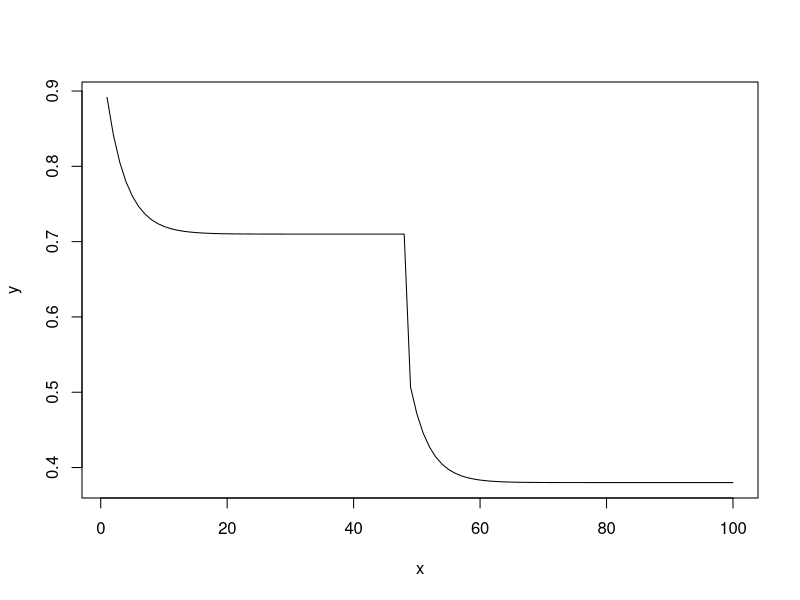
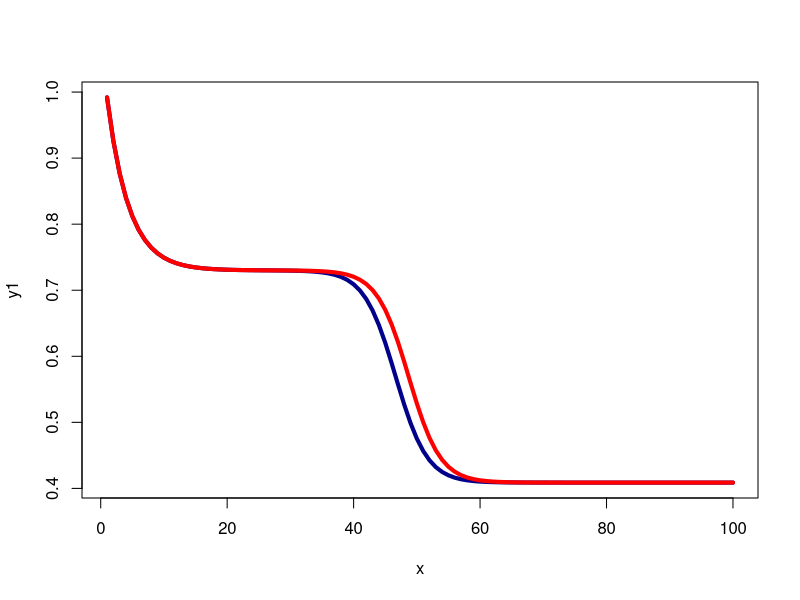
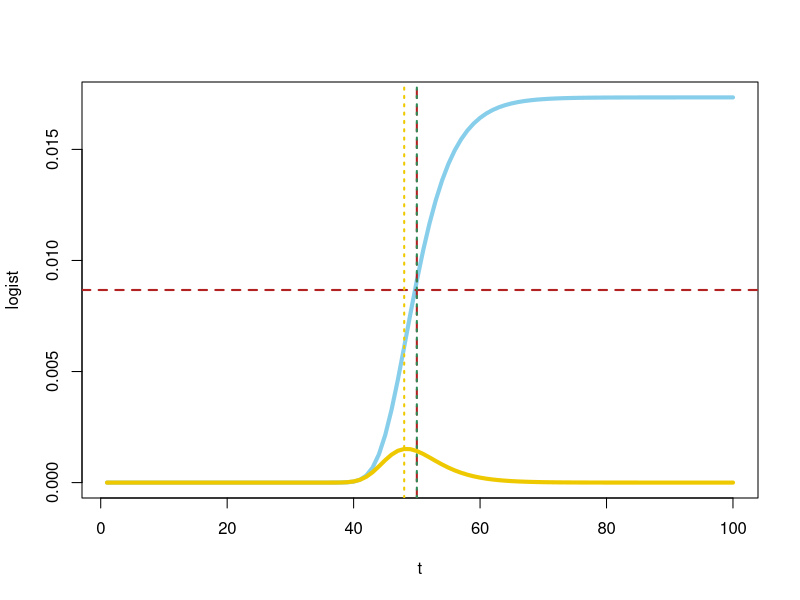
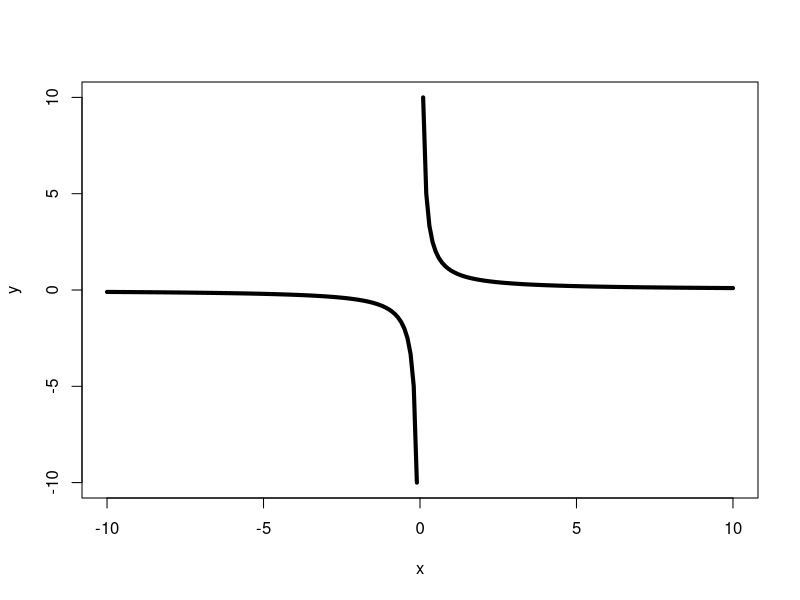
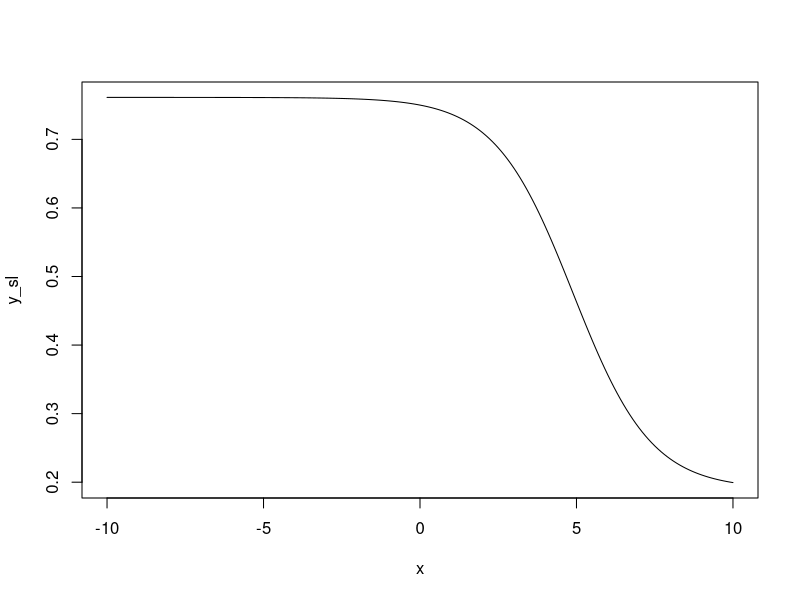
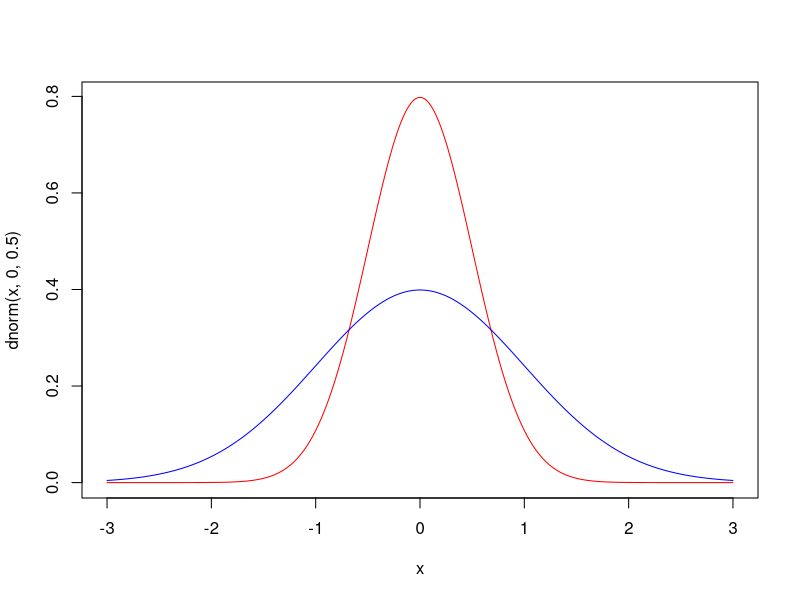

These charts were generated, in order, by the following R code:
x <- seq_len(100)
Vn <- 0.71
En <- 0.25
An <- 0.32
H <- 48.12
Vl <- 0.38
El <- 0.17
Al <- 0.33

y <- c( (Vn + En*exp(-An*x[x<=H])), (Vl + El*exp(-Al*(x[x>H]-H))) )
plot(x, y, type = "l")




V <- 0.73
E <- 0.35
A <- 0.29
D <- 0.44
L <- 0.4
H <- 48.70

y1 <- (V + E*exp(-A*x)) * (1 - 1/( (1/D) + exp(-L*(x-H))))
y2 <- (V + E*exp(-A*x)) * (1 - D/( 1 + exp(-L*(x-H))))
plot(x, y1, type = "l", lwd = 4, col = "darkblue")
  lines(x, y2, type = "l", lwd = 4, col = "red")



t <- seq_len(100)
A <- 0
K <- 1
B <- .25
M <- 50
C <- 1.5
Q <- .1
nu <- .1

(K-A)*C^(-1/nu)

logist <- A + (K - A) * ( C + Q * exp( -B*(t-M) ) )^(-1/nu)
logist_sl <- ( (K-A) * B * Q / nu ) * exp(-B*(t-M)) * ( C + Q * exp(-B*(t-M)) )^(-(1+nu)/nu)
plot(t, logist, type = "l", lwd = 4, col = "skyblue", ylim = c(0, (K-A)*C^(-1/nu)))
  abline(h = 0.5*(K-A)*C^(-1/nu), lty = "dashed", lwd = 2, col = "firebrick")
  abline(v = M, lty = "dashed", lwd = 2, col = "firebrick")
  # abline(h = (Q+1)^(1/Q), lty = "dotted", lwd = 2, col = "gold")
  abline(v = t[which.min(abs(logist - 0.5*(K-A)*C^(-1/nu)))], lty = "dotted", lwd = 2, col = "seagreen4")
  lines(t, logist_sl, lwd = 4, col = "gold2")
  abline(v = t[which.max(abs(logist_sl))], lty = "dotted", lwd = 2, col = "gold2")


logist_Y0 <- A + (K - A) * (C + 1)^(-1/nu)




x <- seq(-10, 10, by = 0.1)
y <- 1/x
plot(x, y, type = "l", lwd = 4)




r <- 0.8
tau <- 50
delta <- 0.5
alpha <- 0.19
beta <- 0.56

y_sl <- alpha + beta * ( (tau + 1)/(tau + exp(r * x)) )
plot(x, y_sl, type = "l")







x <- seq(-3, 3, by = 0.01)
plot(x, dnorm(x, 0, .5), type = "l", col = "red")
  lines(x, dnorm(x, 0, 1), type = "l", col = "blue")
       
